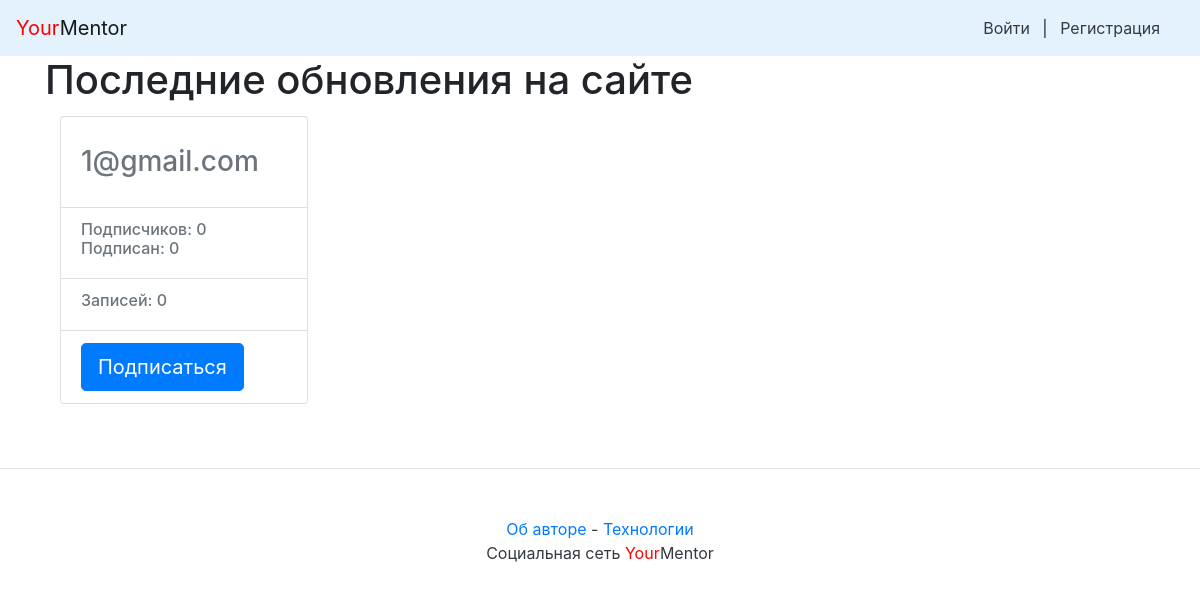
The app's page /2/, older data.
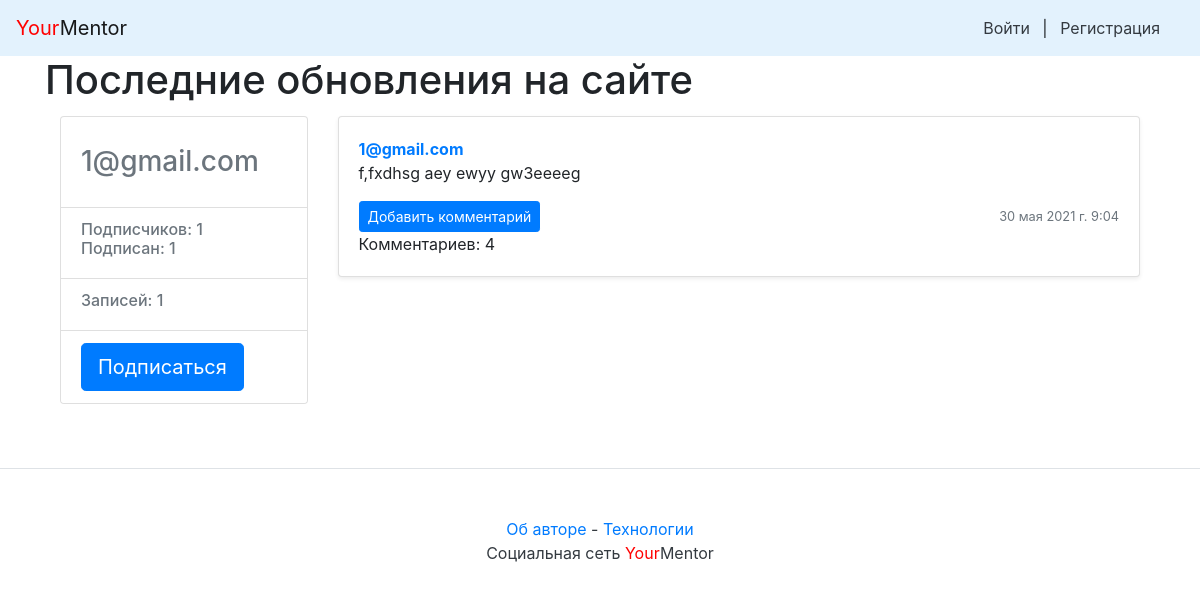
The same page, newer data.
### posts/models.py (models this page shows, shortened)
class Post(models.Model):
    group = models.ForeignKey(
        Group,
        blank=True,
        null=True,
        on_delete=models.SET_NULL,
        related_name='posts',
        verbose_name='Группы',
        help_text='Выберите группу',
    )
    text = models.TextField(
        verbose_name='Текст',
        help_text='Введите текст',
    )
    pub_date = models.DateTimeField('date published', auto_now_add=True)
    author = models.ForeignKey(
        User,
        on_delete=models.CASCADE,
        related_name='posts',
    )
    image = models.ImageField(
        upload_to='posts/',
        blank=True, null=True,
        verbose_name='Изображение',
    )
    class Meta:
        ordering = ['-pub_date']

### accounts/models.py (models this page shows, shortened)
class User(AbstractBaseUser):
    email = models.EmailField(unique=True, max_length=255)
    name = models.CharField(
        max_length=255,
        blank=False,
        null=False
    )
    surname = models.CharField(
        max_length=255,
        blank=False,
        null=False
    )
    break_time = models.IntegerField(default=0)
    is_admin = models.BooleanField(default=False)
    timestamp = models.DateTimeField(auto_now_add=True)
    role = models.CharField(
        max_length=10,
        choices=UserRoles.choices,
        default=UserRoles.STUDENT,
        verbose_name="Роль пользователя",
    )
    is_staff = models.BooleanField(default=False)
    USERNAME_FIELD = 'email'
    REQUIRED_FIELDS = []
    objects = CustomManager()
    def __str__(self):
        return self.email

### posts/views.py (the view, shortened to what this page needs)
# urls.py: path('<int:user_id>/', views.profile, name='profile'),
def profile(request, user_id):
    cache.clear()
    user_id = int(user_id)
    post_author = get_object_or_404(User, id=user_id)
    post_list = post_author.posts.all()
    paginator = Paginator(post_list, 10)
    page_number = request.GET.get('page')
    page = paginator.get_page(page_number)
    count_following = Follow.objects.filter(user=post_author).count()
    count_follower = Follow.objects.filter(author=post_author).count()
    if request.user.is_anonymous:
        return render(
            request,
            'profile.html',
            {'page': page,
             'paginator': paginator,
             'following': False,
             'author': post_author,
             'profile': post_author,
             'count_following': count_following,
             'count_follower': count_follower,
             }
        )

### templates/profile.html (shortened to what this page needs)
{% extends "includes/base.html" %}
{% block header %}Последние обновления на сайте{% endblock %}
{% block content %}
<main role="main" class="container">
    <div class="row">
            <div class="col-md-3 mb-3 mt-1">
                    <div class="card">
                            <div class="card-body">
                                    <div class="h3 text-muted">
                                        {{ author.email}}
                                    </div>
                            </div>
                            <ul class="list-group list-group-flush">
                                    <li class="list-group-item">
                                            <div class="h6 text-muted">
                                            Подписчиков: {{ count_follower }} <br />
                                            Подписан: {{ count_following }}
                                            </div>
                                    </li>
                                    <li class="list-group-item">
                                            <div class="h6 text-muted">
                                                Записей: {{ paginator.count }}
                                            </div>
                                    </li>
                                    <li class="list-group-item">
                                    {% if following %}
                                    <a class="btn btn-lg btn-light"
                                            href="{% url 'profile_unfollow' profile.id %}" role="button">
                                            Отписаться
                                    </a>
                                    {% else %}
                                    <a class="btn btn-lg btn-primary"
                                            href="{% url 'profile_follow' profile.id %}" role="button">
                                    Подписаться
                                    </a>
                                    {% endif %}
                                    </li>
                            </ul>
                    </div>
            </div>
            <div class="col-md-9">
                {% for post in page %}
                    {% include "includes/post_item.html" with post=post %}
                {% endfor %}
            </div>
    </div>
</main>
{% endblock %}

### templates/includes/post_item.html (shortened to what this page needs)
<div class="card mb-3 mt-1 shadow-sm">
  {% load thumbnail %}
  <div class="card-body">
    <p class="card-text">
      <a name="post_{{ post.id }}" href="{% url 'profile' post.author.id %}">
        <strong class="d-block text-gray-dark">{{ post.author }}</strong>
      </a>
      {{ post.text|linebreaksbr }}
    </p>
    <div class="d-flex justify-content-between align-items-center">
      <div class="btn-group">
        <a class="btn btn-sm btn-primary" href="{% url 'post' post.author.id post.id %}" role="button">
          Добавить комментарий
        </a>
      </div>
      <small class="text-muted">{{ post.pub_date }}</small>
    </div>
    {% if post.comments.exists %}
        <div class="d-flex justify-content-between align-items-center">
        <div class="btn-group">
          Комментариев: {{ post.comments.count }}
        </div>
        </div>
    {% endif %}
  </div>
</div>

Row changes from the older to the newer data that the page shows:
added Post: author "1@gmail.com", text "f,fxdhsg aey ewyy gw3eeeeg", pub_date "30 мая 2021 г. 9:04", comments.count "4"
Text that changed along with them:
{{ count_follower }}: "0" → "1"
{{ count_following }}: "0" → "1"
{{ paginator.count }}: "0" → "1"
